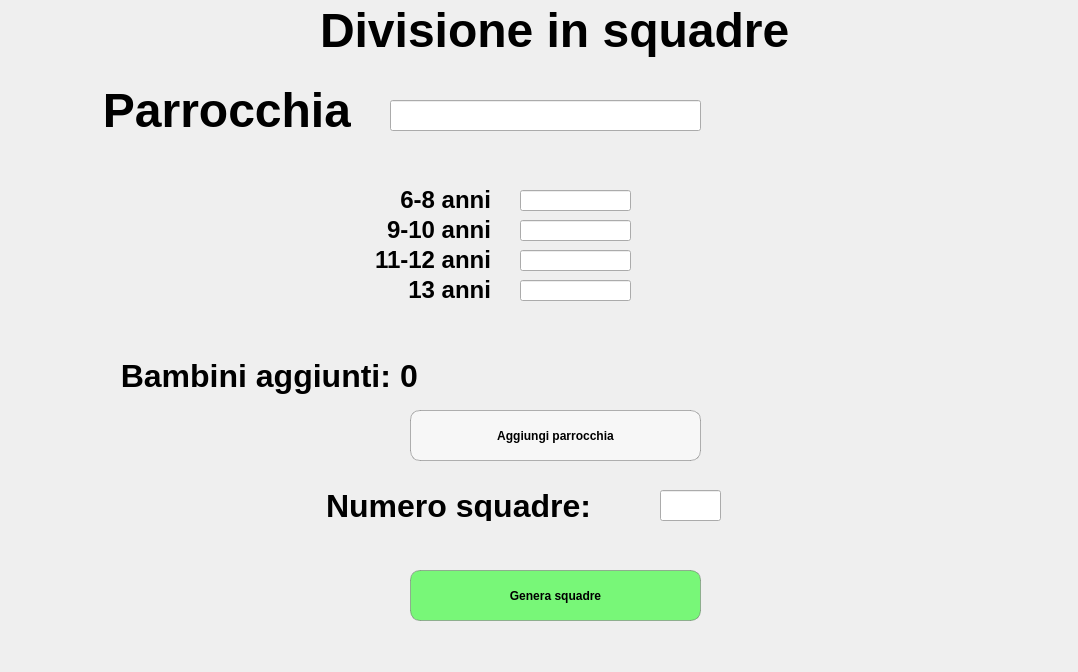
<?xml version="1.0" encoding="UTF-8"?>
<ui version="4.0">
 <class>Dialog</class>
 <widget class="QDialog" name="Dialog">
  <property name="geometry">
   <rect>
    <x>0</x>
    <y>0</y>
    <width>1078</width>
    <height>672</height>
   </rect>
  </property>
  <property name="font">
   <font>
    <family>Arial</family>
    <weight>75</weight>
    <bold>true</bold>
   </font>
  </property>
  <property name="windowTitle">
   <string>Squadifier2</string>
  </property>
  <property name="inputMethodHints">
   <set>Qt::ImhDigitsOnly</set>
  </property>
  <widget class="QLabel" name="titleLbl">
   <property name="geometry">
    <rect>
     <x>320</x>
     <y>0</y>
     <width>471</width>
     <height>61</height>
    </rect>
   </property>
   <property name="font">
    <font>
     <family>Arial</family>
     <pointsize>36</pointsize>
     <weight>75</weight>
     <bold>true</bold>
    </font>
   </property>
   <property name="text">
    <string>Divisione in squadre</string>
   </property>
  </widget>
  <widget class="QLabel" name="parrocchiaLbl">
   <property name="geometry">
    <rect>
     <x>90</x>
     <y>90</y>
     <width>261</width>
     <height>41</height>
    </rect>
   </property>
   <property name="font">
    <font>
     <family>Arial</family>
     <pointsize>36</pointsize>
     <weight>75</weight>
     <bold>true</bold>
    </font>
   </property>
   <property name="text">
    <string>Parrocchia</string>
   </property>
   <property name="alignment">
    <set>Qt::AlignRight|Qt::AlignTrailing|Qt::AlignVCenter</set>
   </property>
  </widget>
  <widget class="QLabel" name="seiOttoLbl">
   <property name="geometry">
    <rect>
     <x>400</x>
     <y>190</y>
     <width>91</width>
     <height>20</height>
    </rect>
   </property>
   <property name="font">
    <font>
     <family>Arial</family>
     <pointsize>18</pointsize>
    </font>
   </property>
   <property name="text">
    <string>6-8 anni</string>
   </property>
   <property name="alignment">
    <set>Qt::AlignRight|Qt::AlignTrailing|Qt::AlignVCenter</set>
   </property>
  </widget>
  <widget class="QLabel" name="noveDieciLbl">
   <property name="geometry">
    <rect>
     <x>380</x>
     <y>220</y>
     <width>111</width>
     <height>20</height>
    </rect>
   </property>
   <property name="font">
    <font>
     <family>Arial</family>
     <pointsize>18</pointsize>
    </font>
   </property>
   <property name="text">
    <string>9-10 anni</string>
   </property>
   <property name="alignment">
    <set>Qt::AlignRight|Qt::AlignTrailing|Qt::AlignVCenter</set>
   </property>
  </widget>
  <widget class="QLabel" name="undiciDodiciLbl">
   <property name="geometry">
    <rect>
     <x>370</x>
     <y>250</y>
     <width>121</width>
     <height>20</height>
    </rect>
   </property>
   <property name="font">
    <font>
     <family>Arial</family>
     <pointsize>18</pointsize>
    </font>
   </property>
   <property name="text">
    <string>11-12 anni</string>
   </property>
   <property name="alignment">
    <set>Qt::AlignRight|Qt::AlignTrailing|Qt::AlignVCenter</set>
   </property>
  </widget>
  <widget class="QLabel" name="trediciLbl">
   <property name="geometry">
    <rect>
     <x>400</x>
     <y>280</y>
     <width>91</width>
     <height>20</height>
    </rect>
   </property>
   <property name="font">
    <font>
     <family>Arial</family>
     <pointsize>18</pointsize>
    </font>
   </property>
   <property name="text">
    <string>13 anni</string>
   </property>
   <property name="alignment">
    <set>Qt::AlignRight|Qt::AlignTrailing|Qt::AlignVCenter</set>
   </property>
  </widget>
  <widget class="QLabel" name="aggiuntiLbl">
   <property name="geometry">
    <rect>
     <x>110</x>
     <y>350</y>
     <width>281</width>
     <height>51</height>
    </rect>
   </property>
   <property name="font">
    <font>
     <family>Arial</family>
     <pointsize>24</pointsize>
     <weight>75</weight>
     <bold>true</bold>
    </font>
   </property>
   <property name="text">
    <string>Bambini aggiunti:</string>
   </property>
   <property name="alignment">
    <set>Qt::AlignRight|Qt::AlignTrailing|Qt::AlignVCenter</set>
   </property>
  </widget>
  <widget class="QLabel" name="varLbl">
   <property name="geometry">
    <rect>
     <x>400</x>
     <y>360</y>
     <width>131</width>
     <height>31</height>
    </rect>
   </property>
   <property name="font">
    <font>
     <family>Arial</family>
     <pointsize>24</pointsize>
     <weight>75</weight>
     <bold>true</bold>
    </font>
   </property>
   <property name="text">
    <string>0</string>
   </property>
   <property name="alignment">
    <set>Qt::AlignLeading|Qt::AlignLeft|Qt::AlignVCenter</set>
   </property>
  </widget>
  <widget class="QLabel" name="msgLbl">
   <property name="geometry">
    <rect>
     <x>680</x>
     <y>340</y>
     <width>301</width>
     <height>71</height>
    </rect>
   </property>
   <property name="font">
    <font>
     <family>Arial</family>
     <pointsize>18</pointsize>
    </font>
   </property>
   <property name="text">
    <string/>
   </property>
   <property name="alignment">
    <set>Qt::AlignCenter</set>
   </property>
  </widget>
  <widget class="QPushButton" name="aggiungiBtn">
   <property name="geometry">
    <rect>
     <x>410</x>
     <y>410</y>
     <width>291</width>
     <height>51</height>
    </rect>
   </property>
   <property name="styleSheet">
    <string notr="true">border-radius: 10px; border: 1px solid rgba(105, 105, 105, 0.5); background-color: rgba(255, 255, 255, 0.5)</string>
   </property>
   <property name="text">
    <string>Aggiungi parrocchia</string>
   </property>
  </widget>
  <widget class="QPushButton" name="generaBtn">
   <property name="geometry">
    <rect>
     <x>410</x>
     <y>570</y>
     <width>291</width>
     <height>51</height>
    </rect>
   </property>
   <property name="styleSheet">
    <string notr="true">border-radius: 10px; border: 1px solid rgba(105, 105, 105, 0.5); background-color: rgba(0, 255, 0, 0.5)</string>
   </property>
   <property name="text">
    <string>Genera squadre</string>
   </property>
  </widget>
  <widget class="QLabel" name="numLbl">
   <property name="geometry">
    <rect>
     <x>320</x>
     <y>490</y>
     <width>271</width>
     <height>31</height>
    </rect>
   </property>
   <property name="font">
    <font>
     <family>Arial</family>
     <pointsize>24</pointsize>
     <weight>75</weight>
     <bold>true</bold>
    </font>
   </property>
   <property name="text">
    <string>Numero squadre:</string>
   </property>
   <property name="alignment">
    <set>Qt::AlignRight|Qt::AlignTrailing|Qt::AlignVCenter</set>
   </property>
  </widget>
  <widget class="QLineEdit" name="parrocchiaEdit">
   <property name="geometry">
    <rect>
     <x>390</x>
     <y>100</y>
     <width>311</width>
     <height>31</height>
    </rect>
   </property>
   <property name="font">
    <font>
     <family>Arial</family>
     <pointsize>24</pointsize>
     <weight>75</weight>
     <bold>true</bold>
    </font>
   </property>
   <property name="text">
    <string/>
   </property>
   <property name="alignment">
    <set>Qt::AlignCenter</set>
   </property>
  </widget>
  <widget class="QLineEdit" name="seiOttoEdit">
   <property name="geometry">
    <rect>
     <x>520</x>
     <y>190</y>
     <width>111</width>
     <height>21</height>
    </rect>
   </property>
   <property name="inputMethodHints">
    <set>Qt::ImhDigitsOnly</set>
   </property>
  </widget>
  <widget class="QLineEdit" name="noveDieciEdit">
   <property name="geometry">
    <rect>
     <x>520</x>
     <y>220</y>
     <width>111</width>
     <height>21</height>
    </rect>
   </property>
   <property name="inputMethodHints">
    <set>Qt::ImhDigitsOnly</set>
   </property>
  </widget>
  <widget class="QLineEdit" name="undiciDodiciEdit">
   <property name="geometry">
    <rect>
     <x>520</x>
     <y>250</y>
     <width>111</width>
     <height>21</height>
    </rect>
   </property>
  </widget>
  <widget class="QLineEdit" name="trediciEdit">
   <property name="geometry">
    <rect>
     <x>520</x>
     <y>280</y>
     <width>111</width>
     <height>21</height>
    </rect>
   </property>
   <property name="inputMethodHints">
    <set>Qt::ImhDigitsOnly</set>
   </property>
  </widget>
  <widget class="QLineEdit" name="numEdit">
   <property name="geometry">
    <rect>
     <x>660</x>
     <y>490</y>
     <width>61</width>
     <height>31</height>
    </rect>
   </property>
   <property name="font">
    <font>
     <family>Arial</family>
     <pointsize>24</pointsize>
     <weight>75</weight>
     <bold>true</bold>
    </font>
   </property>
   <property name="inputMethodHints">
    <set>Qt::ImhDigitsOnly</set>
   </property>
   <property name="text">
    <string/>
   </property>
   <property name="alignment">
    <set>Qt::AlignCenter</set>
   </property>
  </widget>
  <action name="actionaggiungi">
   <property name="text">
    <string>aggiungi</string>
   </property>
  </action>
  <action name="actiongenera">
   <property name="text">
    <string>genera</string>
   </property>
  </action>
 </widget>
 <resources/>
 <connections>
  <connection>
   <sender>aggiungiBtn</sender>
   <signal>clicked()</signal>
   <receiver>actionaggiungi</receiver>
   <slot>trigger()</slot>
   <hints>
    <hint type="sourcelabel">
     <x>327</x>
     <y>340</y>
    </hint>
    <hint type="destinationlabel">
     <x>-1</x>
     <y>-1</y>
    </hint>
   </hints>
  </connection>
  <connection>
   <sender>generaBtn</sender>
   <signal>clicked()</signal>
   <receiver>actiongenera</receiver>
   <slot>trigger()</slot>
   <hints>
    <hint type="sourcelabel">
     <x>325</x>
     <y>440</y>
    </hint>
    <hint type="destinationlabel">
     <x>-1</x>
     <y>-1</y>
    </hint>
   </hints>
  </connection>
 </connections>
</ui>
